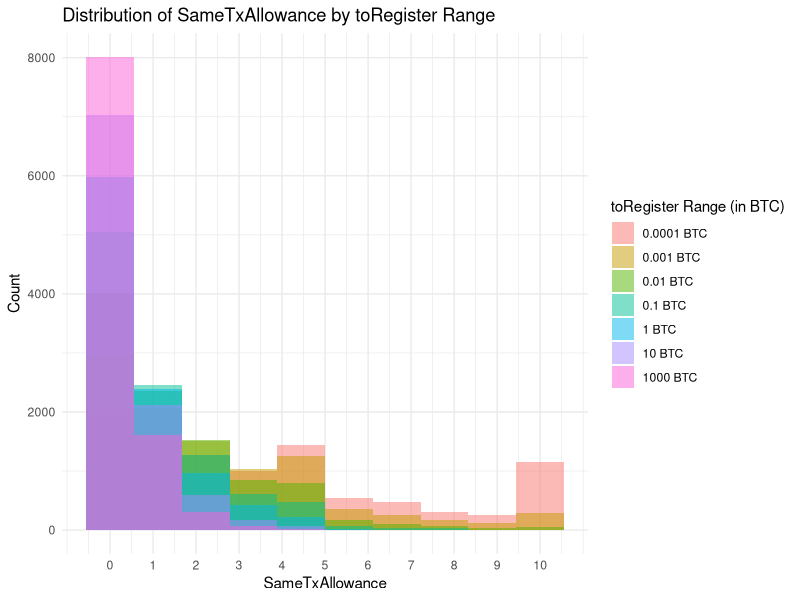

R code for this plot:
# Ensure the ggplot2 package is installed
if (!requireNamespace("ggplot2", quietly = TRUE)) {
  install.packages("ggplot2")
}

# Load the ggplot2 package
library(ggplot2)

# Function to get random biased same transaction allowance
GetRandomBiasedSameTxAllowance <- function(percent) {
  for (num in 0:100) {
    if (sample(1:100, 1) <= percent) {
      return(num)
    }
  }
  return(0)
}

# Function to simulate the allowance multiple times
simulateAllowance <- function(runs=10000) {
  rangesBTC <- c(0.0001, 0.001, 0.01, 0.1, 1, 10, 1000) # 1000 BTC as an upper bound
  percentages <- c(20, 30, 40, 50, 60, 70, 80)
  
  results <- data.frame(toRegisterBTC=rep(rangesBTC, each=runs), sameTxAllowance=integer(length(rangesBTC) * runs))
  
  for (i in 1:(length(rangesBTC))) {
    for (j in 1:runs) {
      allowance <- GetRandomBiasedSameTxAllowance(percentages[i])
      # Cap the allowance at 10
      results$sameTxAllowance[(i-1)*runs + j] <- min(10, allowance)
    }
  }
  return(results)
}

# Simulate and store results
results <- simulateAllowance()

# Visualization
custom_labels <- c("0.0001 BTC", "0.001 BTC", "0.01 BTC", "0.1 BTC", "1 BTC", "10 BTC", "1000 BTC")

print(
  ggplot(results, aes(x=sameTxAllowance, fill=as.factor(toRegisterBTC))) +
    geom_histogram(position="identity", bins=10, alpha=0.5) + # set bins to 10 for distinct bins for each value 0-10
    labs(title="Distribution of SameTxAllowance by toRegister Range", 
         x="SameTxAllowance", 
         y="Count",
         fill="toRegister Range (in BTC)") +
    scale_fill_manual(values = scales::hue_pal()(7), labels = custom_labels) +
    scale_x_continuous(breaks = 0:10) + # Explicitly set x-axis breaks to get ticks for each amount
    theme_minimal()
)

# Calculate and print percentages for each range
calculatePercentage <- function(data) {
  percentages <- list()
  
  rangesBTC <- unique(data$toRegisterBTC)
  
  for (range in rangesBTC) {
    subset_data <- data[data$toRegisterBTC == range,]
    freq_table <- table(subset_data$sameTxAllowance)
    total <- sum(freq_table)
    proportions <- as.data.frame(freq_table) / total * 100
    percentages[[as.character(range)]] <- proportions
  }
  
  return(percentages)
}

# Calculate percentages
percentages <- calculatePercentage(results)

# Print percentages
for (range in names(percentages)) {
  cat(paste("\nFor range", range, "BTC:\n"))
  print(percentages[[range]])
}

#dev.off() # You can uncomment this if you wish to close the graphics device
